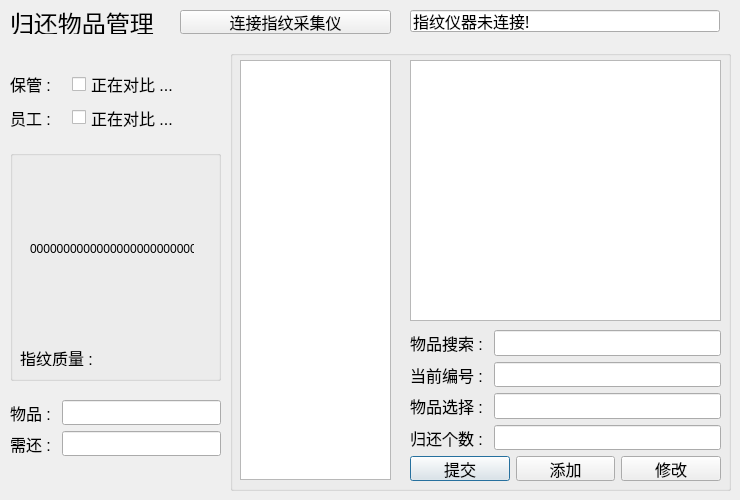
<?xml version="1.0" encoding="UTF-8"?>
<ui version="4.0">
 <class>backDialog</class>
 <widget class="QDialog" name="backDialog">
  <property name="geometry">
   <rect>
    <x>0</x>
    <y>0</y>
    <width>740</width>
    <height>500</height>
   </rect>
  </property>
  <property name="windowTitle">
   <string>backDialog</string>
  </property>
  <widget class="QLabel" name="label">
   <property name="geometry">
    <rect>
     <x>10</x>
     <y>10</y>
     <width>144</width>
     <height>24</height>
    </rect>
   </property>
   <property name="font">
    <font>
     <pointsize>18</pointsize>
    </font>
   </property>
   <property name="text">
    <string>归还物品管理</string>
   </property>
  </widget>
  <widget class="QLineEdit" name="lineEdit">
   <property name="geometry">
    <rect>
     <x>410</x>
     <y>10</y>
     <width>310</width>
     <height>22</height>
    </rect>
   </property>
   <property name="maximumSize">
    <size>
     <width>310</width>
     <height>16777215</height>
    </size>
   </property>
   <property name="font">
    <font>
     <family>宋体</family>
     <pointsize>12</pointsize>
    </font>
   </property>
   <property name="text">
    <string>指纹仪器未连接!</string>
   </property>
   <property name="readOnly">
    <bool>false</bool>
   </property>
  </widget>
  <widget class="QGroupBox" name="groupBox_2">
   <property name="geometry">
    <rect>
     <x>230</x>
     <y>50</y>
     <width>501</width>
     <height>441</height>
    </rect>
   </property>
   <property name="title">
    <string/>
   </property>
   <widget class="QTableView" name="tableView">
    <property name="geometry">
     <rect>
      <x>10</x>
      <y>10</y>
      <width>151</width>
      <height>420</height>
     </rect>
    </property>
   </widget>
   <widget class="QWidget" name="layoutWidget_3">
    <property name="geometry">
     <rect>
      <x>180</x>
      <y>280</y>
      <width>311</width>
      <height>151</height>
     </rect>
    </property>
    <layout class="QVBoxLayout" name="verticalLayout_3">
     <item>
      <layout class="QHBoxLayout" name="horizontalLayout_4">
       <item>
        <widget class="QLabel" name="label_7">
         <property name="maximumSize">
          <size>
           <width>88</width>
           <height>16777215</height>
          </size>
         </property>
         <property name="font">
          <font>
           <pointsize>12</pointsize>
          </font>
         </property>
         <property name="text">
          <string>物品搜索 : </string>
         </property>
        </widget>
       </item>
       <item>
        <widget class="QLineEdit" name="lineEdit_2">
         <property name="font">
          <font>
           <family>宋体</family>
           <pointsize>12</pointsize>
          </font>
         </property>
         <property name="text">
          <string/>
         </property>
         <property name="readOnly">
          <bool>false</bool>
         </property>
        </widget>
       </item>
      </layout>
     </item>
     <item>
      <layout class="QHBoxLayout" name="horizontalLayout_11">
       <item>
        <widget class="QLabel" name="label_13">
         <property name="maximumSize">
          <size>
           <width>88</width>
           <height>16777215</height>
          </size>
         </property>
         <property name="font">
          <font>
           <pointsize>12</pointsize>
          </font>
         </property>
         <property name="text">
          <string>当前编号 : </string>
         </property>
        </widget>
       </item>
       <item>
        <widget class="QLineEdit" name="lineEdit_3">
         <property name="font">
          <font>
           <family>宋体</family>
           <pointsize>12</pointsize>
          </font>
         </property>
         <property name="text">
          <string/>
         </property>
         <property name="readOnly">
          <bool>false</bool>
         </property>
        </widget>
       </item>
      </layout>
     </item>
     <item>
      <layout class="QHBoxLayout" name="horizontalLayout_5">
       <item>
        <widget class="QLabel" name="label_8">
         <property name="maximumSize">
          <size>
           <width>88</width>
           <height>16777215</height>
          </size>
         </property>
         <property name="font">
          <font>
           <pointsize>12</pointsize>
          </font>
         </property>
         <property name="text">
          <string>物品选择 : </string>
         </property>
        </widget>
       </item>
       <item>
        <widget class="QLineEdit" name="lineEdit_4">
         <property name="font">
          <font>
           <family>宋体</family>
           <pointsize>12</pointsize>
          </font>
         </property>
         <property name="text">
          <string/>
         </property>
         <property name="readOnly">
          <bool>false</bool>
         </property>
        </widget>
       </item>
      </layout>
     </item>
     <item>
      <layout class="QHBoxLayout" name="horizontalLayout_6">
       <item>
        <widget class="QLabel" name="label_9">
         <property name="maximumSize">
          <size>
           <width>88</width>
           <height>16777215</height>
          </size>
         </property>
         <property name="font">
          <font>
           <pointsize>12</pointsize>
          </font>
         </property>
         <property name="text">
          <string>归还个数 : </string>
         </property>
        </widget>
       </item>
       <item>
        <widget class="QLineEdit" name="lineEdit_5">
         <property name="font">
          <font>
           <family>宋体</family>
           <pointsize>12</pointsize>
          </font>
         </property>
         <property name="text">
          <string/>
         </property>
         <property name="readOnly">
          <bool>false</bool>
         </property>
        </widget>
       </item>
      </layout>
     </item>
     <item>
      <layout class="QHBoxLayout" name="horizontalLayout_7">
       <item>
        <widget class="QPushButton" name="pushButton_4">
         <property name="font">
          <font>
           <pointsize>12</pointsize>
          </font>
         </property>
         <property name="text">
          <string>提交</string>
         </property>
        </widget>
       </item>
       <item>
        <widget class="QPushButton" name="pushButton_2">
         <property name="font">
          <font>
           <pointsize>12</pointsize>
          </font>
         </property>
         <property name="text">
          <string>添加</string>
         </property>
        </widget>
       </item>
       <item>
        <widget class="QPushButton" name="pushButton_3">
         <property name="font">
          <font>
           <pointsize>12</pointsize>
          </font>
         </property>
         <property name="text">
          <string>修改</string>
         </property>
        </widget>
       </item>
      </layout>
     </item>
    </layout>
   </widget>
   <widget class="QTableWidget" name="tableWidget">
    <property name="geometry">
     <rect>
      <x>180</x>
      <y>10</y>
      <width>311</width>
      <height>261</height>
     </rect>
    </property>
   </widget>
  </widget>
  <widget class="QPushButton" name="pushButton">
   <property name="geometry">
    <rect>
     <x>180</x>
     <y>10</y>
     <width>211</width>
     <height>24</height>
    </rect>
   </property>
   <property name="font">
    <font>
     <pointsize>12</pointsize>
    </font>
   </property>
   <property name="text">
    <string>连接指纹采集仪</string>
   </property>
  </widget>
  <widget class="QGroupBox" name="groupBox">
   <property name="geometry">
    <rect>
     <x>10</x>
     <y>150</y>
     <width>211</width>
     <height>231</height>
    </rect>
   </property>
   <property name="title">
    <string/>
   </property>
   <widget class="QLabel" name="label_2">
    <property name="geometry">
     <rect>
      <x>20</x>
      <y>10</y>
      <width>164</width>
      <height>178</height>
     </rect>
    </property>
    <property name="font">
     <font>
      <pointsize>9</pointsize>
     </font>
    </property>
    <property name="text">
     <string>00000000000000000000000000</string>
    </property>
   </widget>
   <widget class="QLabel" name="label_3">
    <property name="geometry">
     <rect>
      <x>10</x>
      <y>200</y>
      <width>191</width>
      <height>16</height>
     </rect>
    </property>
    <property name="font">
     <font>
      <pointsize>12</pointsize>
     </font>
    </property>
    <property name="text">
     <string>指纹质量 : </string>
    </property>
   </widget>
  </widget>
  <widget class="QWidget" name="layoutWidget">
   <property name="geometry">
    <rect>
     <x>10</x>
     <y>70</y>
     <width>211</width>
     <height>61</height>
    </rect>
   </property>
   <layout class="QVBoxLayout" name="verticalLayout">
    <item>
     <layout class="QHBoxLayout" name="horizontalLayout">
      <item>
       <widget class="QLabel" name="label_4">
        <property name="maximumSize">
         <size>
          <width>56</width>
          <height>16777215</height>
         </size>
        </property>
        <property name="font">
         <font>
          <pointsize>12</pointsize>
         </font>
        </property>
        <property name="text">
         <string>保管 : </string>
        </property>
       </widget>
      </item>
      <item>
       <widget class="QCheckBox" name="checkBox_1">
        <property name="font">
         <font>
          <pointsize>12</pointsize>
         </font>
        </property>
        <property name="text">
         <string>正在对比 ...</string>
        </property>
       </widget>
      </item>
     </layout>
    </item>
    <item>
     <layout class="QHBoxLayout" name="horizontalLayout_2">
      <item>
       <widget class="QLabel" name="label_5">
        <property name="maximumSize">
         <size>
          <width>56</width>
          <height>16777215</height>
         </size>
        </property>
        <property name="font">
         <font>
          <pointsize>12</pointsize>
         </font>
        </property>
        <property name="text">
         <string>员工 : </string>
        </property>
       </widget>
      </item>
      <item>
       <widget class="QCheckBox" name="checkBox_2">
        <property name="font">
         <font>
          <pointsize>12</pointsize>
         </font>
        </property>
        <property name="text">
         <string>正在对比 ...</string>
        </property>
       </widget>
      </item>
     </layout>
    </item>
   </layout>
  </widget>
  <widget class="QWidget" name="layoutWidget_2">
   <property name="geometry">
    <rect>
     <x>10</x>
     <y>400</y>
     <width>211</width>
     <height>56</height>
    </rect>
   </property>
   <layout class="QVBoxLayout" name="verticalLayout_2">
    <item>
     <layout class="QHBoxLayout" name="horizontalLayout_9">
      <item>
       <widget class="QLabel" name="label_11">
        <property name="maximumSize">
         <size>
          <width>56</width>
          <height>16777215</height>
         </size>
        </property>
        <property name="font">
         <font>
          <pointsize>12</pointsize>
         </font>
        </property>
        <property name="text">
         <string>物品 : </string>
        </property>
       </widget>
      </item>
      <item>
       <widget class="QLineEdit" name="lineEdit_6">
        <property name="font">
         <font>
          <family>宋体</family>
          <pointsize>12</pointsize>
         </font>
        </property>
        <property name="text">
         <string/>
        </property>
        <property name="readOnly">
         <bool>false</bool>
        </property>
       </widget>
      </item>
     </layout>
    </item>
    <item>
     <layout class="QHBoxLayout" name="horizontalLayout_8">
      <item>
       <widget class="QLabel" name="label_10">
        <property name="maximumSize">
         <size>
          <width>56</width>
          <height>16777215</height>
         </size>
        </property>
        <property name="font">
         <font>
          <pointsize>12</pointsize>
         </font>
        </property>
        <property name="text">
         <string>需还 : </string>
        </property>
       </widget>
      </item>
      <item>
       <widget class="QLineEdit" name="lineEdit_7">
        <property name="font">
         <font>
          <family>宋体</family>
          <pointsize>12</pointsize>
         </font>
        </property>
        <property name="text">
         <string/>
        </property>
        <property name="readOnly">
         <bool>false</bool>
        </property>
       </widget>
      </item>
     </layout>
    </item>
   </layout>
  </widget>
 </widget>
 <resources/>
 <connections/>
</ui>
